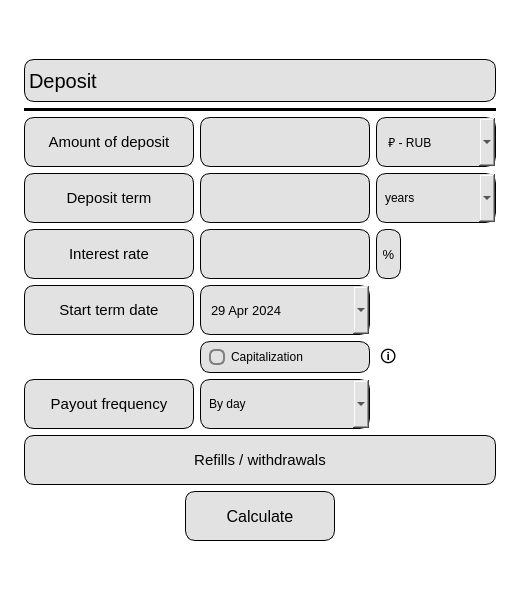
<?xml version="1.0" encoding="UTF-8"?>
<ui version="4.0">
 <class>s21_deposit</class>
 <widget class="QMainWindow" name="s21_deposit">
  <property name="geometry">
   <rect>
    <x>0</x>
    <y>0</y>
    <width>520</width>
    <height>600</height>
   </rect>
  </property>
  <property name="minimumSize">
   <size>
    <width>520</width>
    <height>600</height>
   </size>
  </property>
  <property name="maximumSize">
   <size>
    <width>520</width>
    <height>600</height>
   </size>
  </property>
  <property name="windowTitle">
   <string>Calculator (by kossadda)</string>
  </property>
  <property name="windowIcon">
   <iconset>
    <normaloff>../pics/deposit.png</normaloff>../pics/deposit.png</iconset>
  </property>
  <property name="styleSheet">
   <string notr="true"/>
  </property>
  <widget class="QWidget" name="centralwidget">
   <property name="minimumSize">
    <size>
     <width>520</width>
     <height>600</height>
    </size>
   </property>
   <property name="maximumSize">
    <size>
     <width>520</width>
     <height>600</height>
    </size>
   </property>
   <property name="styleSheet">
    <string notr="true">background-color: rgb(255, 255, 255);</string>
   </property>
   <layout class="QGridLayout" name="gridLayout">
    <item row="0" column="0">
     <layout class="QGridLayout" name="layout_1">
      <property name="leftMargin">
       <number>15</number>
      </property>
      <property name="topMargin">
       <number>15</number>
      </property>
      <property name="rightMargin">
       <number>15</number>
      </property>
      <property name="bottomMargin">
       <number>15</number>
      </property>
      <item row="13" column="0" colspan="3">
       <layout class="QHBoxLayout" name="layout_2">
        <item>
         <spacer name="spacer_2">
          <property name="orientation">
           <enum>Qt::Horizontal</enum>
          </property>
          <property name="sizeType">
           <enum>QSizePolicy::Preferred</enum>
          </property>
          <property name="sizeHint" stdset="0">
           <size>
            <width>40</width>
            <height>20</height>
           </size>
          </property>
         </spacer>
        </item>
        <item>
         <widget class="QPushButton" name="calculate">
          <property name="sizePolicy">
           <sizepolicy hsizetype="Fixed" vsizetype="Fixed">
            <horstretch>0</horstretch>
            <verstretch>0</verstretch>
           </sizepolicy>
          </property>
          <property name="minimumSize">
           <size>
            <width>150</width>
            <height>50</height>
           </size>
          </property>
          <property name="maximumSize">
           <size>
            <width>150</width>
            <height>50</height>
           </size>
          </property>
          <property name="font">
           <font>
            <pointsize>12</pointsize>
           </font>
          </property>
          <property name="styleSheet">
           <string notr="true">QPushButton {
border-radius: 10px;
background-color: rgb(226, 226, 226);
color:black;
border: 1px solid black;
}

QPushButton:pressed {
background-color: rgb(175, 97, 33);
}</string>
          </property>
          <property name="text">
           <string>Calculate</string>
          </property>
         </widget>
        </item>
        <item>
         <spacer name="spacer_1">
          <property name="orientation">
           <enum>Qt::Horizontal</enum>
          </property>
          <property name="sizeType">
           <enum>QSizePolicy::Preferred</enum>
          </property>
          <property name="sizeHint" stdset="0">
           <size>
            <width>40</width>
            <height>20</height>
           </size>
          </property>
         </spacer>
        </item>
       </layout>
      </item>
      <item row="4" column="2">
       <widget class="QComboBox" name="sum_box">
        <property name="sizePolicy">
         <sizepolicy hsizetype="Expanding" vsizetype="Expanding">
          <horstretch>0</horstretch>
          <verstretch>0</verstretch>
         </sizepolicy>
        </property>
        <property name="minimumSize">
         <size>
          <width>50</width>
          <height>35</height>
         </size>
        </property>
        <property name="maximumSize">
         <size>
          <width>16777215</width>
          <height>50</height>
         </size>
        </property>
        <property name="styleSheet">
         <string notr="true">QComboBox {
    border-radius: 10px;
    padding: 0 8px;
    background-color: rgb(226, 226, 226);
    color: black;
    border: 1px solid black;
}

QComboBox::drop-down {
    image: url(/home/kossadda/develop/C7_s21_smartcalc/src/s21_pics/down_arrow.png);
	width: 20px;
	height: 35px;
	margin-right: 5px;
}</string>
        </property>
        <item>
         <property name="text">
          <string> ₽ - RUB</string>
         </property>
        </item>
        <item>
         <property name="text">
          <string> $ - USD</string>
         </property>
        </item>
        <item>
         <property name="text">
          <string> € - EUR</string>
         </property>
        </item>
        <item>
         <property name="text">
          <string> ¥ - CNY</string>
         </property>
        </item>
        <item>
         <property name="text">
          <string> ₹ - INR</string>
         </property>
        </item>
        <item>
         <property name="text">
          <string> ₸ - KZT</string>
         </property>
        </item>
        <item>
         <property name="text">
          <string> ¥ - JPY</string>
         </property>
        </item>
        <item>
         <property name="text">
          <string> ₣ - CHF</string>
         </property>
        </item>
        <item>
         <property name="text">
          <string> ฿ - THB</string>
         </property>
        </item>
        <item>
         <property name="text">
          <string> ₾ - GEL</string>
         </property>
        </item>
       </widget>
      </item>
      <item row="5" column="2">
       <widget class="QComboBox" name="time_box">
        <property name="sizePolicy">
         <sizepolicy hsizetype="Expanding" vsizetype="Expanding">
          <horstretch>0</horstretch>
          <verstretch>0</verstretch>
         </sizepolicy>
        </property>
        <property name="minimumSize">
         <size>
          <width>50</width>
          <height>35</height>
         </size>
        </property>
        <property name="maximumSize">
         <size>
          <width>16777215</width>
          <height>50</height>
         </size>
        </property>
        <property name="styleSheet">
         <string notr="true">QComboBox {
    border-radius: 10px;
    padding: 0 8px;
    background-color: rgb(226, 226, 226);
    color: black;
    border: 1px solid black;
}

QComboBox::drop-down {
    image: url(/home/kossadda/develop/C7_s21_smartcalc/src/s21_pics/down_arrow.png);
	width: 20px;
	height: 35px;
	margin-right: 5px;
}</string>
        </property>
        <item>
         <property name="text">
          <string>years</string>
         </property>
        </item>
        <item>
         <property name="text">
          <string>months</string>
         </property>
        </item>
        <item>
         <property name="text">
          <string>days</string>
         </property>
        </item>
       </widget>
      </item>
      <item row="5" column="0">
       <widget class="QLabel" name="credit_label">
        <property name="sizePolicy">
         <sizepolicy hsizetype="Fixed" vsizetype="Expanding">
          <horstretch>0</horstretch>
          <verstretch>0</verstretch>
         </sizepolicy>
        </property>
        <property name="minimumSize">
         <size>
          <width>170</width>
          <height>35</height>
         </size>
        </property>
        <property name="maximumSize">
         <size>
          <width>16777215</width>
          <height>50</height>
         </size>
        </property>
        <property name="font">
         <font>
          <pointsize>11</pointsize>
         </font>
        </property>
        <property name="styleSheet">
         <string notr="true">border-radius: 10px;
background-color: rgb(226, 226, 226);
color:black;
border: 1px solid black;</string>
        </property>
        <property name="text">
         <string>Deposit term</string>
        </property>
        <property name="alignment">
         <set>Qt::AlignCenter</set>
        </property>
       </widget>
      </item>
      <item row="4" column="1">
       <widget class="QLineEdit" name="amount_edit">
        <property name="sizePolicy">
         <sizepolicy hsizetype="Fixed" vsizetype="Expanding">
          <horstretch>0</horstretch>
          <verstretch>0</verstretch>
         </sizepolicy>
        </property>
        <property name="minimumSize">
         <size>
          <width>170</width>
          <height>35</height>
         </size>
        </property>
        <property name="maximumSize">
         <size>
          <width>16777215</width>
          <height>50</height>
         </size>
        </property>
        <property name="font">
         <font>
          <pointsize>10</pointsize>
         </font>
        </property>
        <property name="styleSheet">
         <string notr="true">QLineEdit {
    border-radius: 10px;
    padding: 0 8px;
	background-color: rgb(226, 226, 226);
	color:black;
	border: 1px solid black;
}</string>
        </property>
        <property name="text">
         <string/>
        </property>
        <property name="placeholderText">
         <string/>
        </property>
       </widget>
      </item>
      <item row="6" column="1">
       <widget class="QLineEdit" name="percent_edit">
        <property name="sizePolicy">
         <sizepolicy hsizetype="Fixed" vsizetype="Expanding">
          <horstretch>0</horstretch>
          <verstretch>0</verstretch>
         </sizepolicy>
        </property>
        <property name="minimumSize">
         <size>
          <width>170</width>
          <height>35</height>
         </size>
        </property>
        <property name="maximumSize">
         <size>
          <width>16777215</width>
          <height>50</height>
         </size>
        </property>
        <property name="font">
         <font>
          <pointsize>10</pointsize>
         </font>
        </property>
        <property name="styleSheet">
         <string notr="true">QLineEdit {
    border-radius: 10px;
    padding: 0 8px;
	background-color: rgb(226, 226, 226);
	color:black;
	border: 1px solid black;
}</string>
        </property>
        <property name="text">
         <string/>
        </property>
        <property name="placeholderText">
         <string/>
        </property>
       </widget>
      </item>
      <item row="9" column="1">
       <widget class="QComboBox" name="payment_period">
        <property name="sizePolicy">
         <sizepolicy hsizetype="Expanding" vsizetype="Expanding">
          <horstretch>0</horstretch>
          <verstretch>0</verstretch>
         </sizepolicy>
        </property>
        <property name="minimumSize">
         <size>
          <width>170</width>
          <height>35</height>
         </size>
        </property>
        <property name="maximumSize">
         <size>
          <width>16777215</width>
          <height>50</height>
         </size>
        </property>
        <property name="styleSheet">
         <string notr="true">QComboBox {
    border-radius: 10px;
    padding: 0 8px;
    background-color: rgb(226, 226, 226);
    color: black;
    border: 1px solid black;
}

QComboBox::drop-down {
    image: url(/home/kossadda/develop/C7_s21_smartcalc/src/s21_pics/down_arrow.png);
	width: 20px;
	height: 35px;
	margin-right: 5px;
}</string>
        </property>
        <item>
         <property name="text">
          <string>By day</string>
         </property>
        </item>
        <item>
         <property name="text">
          <string>By week</string>
         </property>
        </item>
        <item>
         <property name="text">
          <string>By month</string>
         </property>
        </item>
        <item>
         <property name="text">
          <string>By quarter</string>
         </property>
        </item>
        <item>
         <property name="text">
          <string>By halfyear</string>
         </property>
        </item>
        <item>
         <property name="text">
          <string>By year</string>
         </property>
        </item>
        <item>
         <property name="text">
          <string>By end term</string>
         </property>
        </item>
       </widget>
      </item>
      <item row="9" column="0">
       <widget class="QLabel" name="freq_label">
        <property name="sizePolicy">
         <sizepolicy hsizetype="Fixed" vsizetype="Expanding">
          <horstretch>0</horstretch>
          <verstretch>0</verstretch>
         </sizepolicy>
        </property>
        <property name="minimumSize">
         <size>
          <width>170</width>
          <height>35</height>
         </size>
        </property>
        <property name="maximumSize">
         <size>
          <width>16777215</width>
          <height>50</height>
         </size>
        </property>
        <property name="font">
         <font>
          <pointsize>11</pointsize>
         </font>
        </property>
        <property name="styleSheet">
         <string notr="true">border-radius: 10px;
background-color: rgb(226, 226, 226);
color:black;
border: 1px solid black;</string>
        </property>
        <property name="text">
         <string>Payout frequency</string>
        </property>
        <property name="alignment">
         <set>Qt::AlignCenter</set>
        </property>
       </widget>
      </item>
      <item row="7" column="1">
       <widget class="QDateEdit" name="date_edit">
        <property name="sizePolicy">
         <sizepolicy hsizetype="Fixed" vsizetype="Expanding">
          <horstretch>0</horstretch>
          <verstretch>0</verstretch>
         </sizepolicy>
        </property>
        <property name="minimumSize">
         <size>
          <width>170</width>
          <height>35</height>
         </size>
        </property>
        <property name="maximumSize">
         <size>
          <width>16777215</width>
          <height>50</height>
         </size>
        </property>
        <property name="font">
         <font>
          <pointsize>10</pointsize>
         </font>
        </property>
        <property name="styleSheet">
         <string notr="true">QDateEdit {
    border-radius: 10px;
    padding: 0 8px;
	background-color: rgb(226, 226, 226);
	color:black;
	border: 1px solid black;
}

QDateEdit::drop-down {
    image: url(/home/kossadda/develop/C7_s21_smartcalc/src/s21_pics/down_arrow.png);
	width: 20px;
	height: 35px;
	margin-right: 5px;
}

QDateEdit QCalendarWidget {
    color: black;
}

QDateEdit QCalendarWidget QAbstractItemView {
    background-color: white;
    color: black;
}

QDateEdit QCalendarWidget QToolButton {
    color: black;
}

QDateEdit QCalendarWidget QToolButton QMenu {
    color: black;
}</string>
        </property>
        <property name="maximumDateTime">
         <datetime>
          <hour>10</hour>
          <minute>59</minute>
          <second>59</second>
          <year>9999</year>
          <month>12</month>
          <day>6</day>
         </datetime>
        </property>
        <property name="calendarPopup">
         <bool>true</bool>
        </property>
        <property name="date">
         <date>
          <year>2024</year>
          <month>4</month>
          <day>29</day>
         </date>
        </property>
       </widget>
      </item>
      <item row="5" column="1">
       <widget class="QLineEdit" name="time_edit">
        <property name="sizePolicy">
         <sizepolicy hsizetype="Fixed" vsizetype="Expanding">
          <horstretch>0</horstretch>
          <verstretch>0</verstretch>
         </sizepolicy>
        </property>
        <property name="minimumSize">
         <size>
          <width>170</width>
          <height>35</height>
         </size>
        </property>
        <property name="maximumSize">
         <size>
          <width>16777215</width>
          <height>50</height>
         </size>
        </property>
        <property name="font">
         <font>
          <pointsize>10</pointsize>
         </font>
        </property>
        <property name="styleSheet">
         <string notr="true">QLineEdit {
    border-radius: 10px;
    padding: 0 8px;
	background-color: rgb(226, 226, 226);
	color:black;
	border: 1px solid black;
}</string>
        </property>
        <property name="text">
         <string/>
        </property>
        <property name="placeholderText">
         <string/>
        </property>
       </widget>
      </item>
      <item row="8" column="1">
       <widget class="QCheckBox" name="capital">
        <property name="sizePolicy">
         <sizepolicy hsizetype="Fixed" vsizetype="Fixed">
          <horstretch>0</horstretch>
          <verstretch>0</verstretch>
         </sizepolicy>
        </property>
        <property name="minimumSize">
         <size>
          <width>170</width>
          <height>25</height>
         </size>
        </property>
        <property name="maximumSize">
         <size>
          <width>150</width>
          <height>40</height>
         </size>
        </property>
        <property name="styleSheet">
         <string notr="true">QCheckBox::indicator {
    border: 2px solid #808080;
    width: 12px;
    height: 12px;
    border-radius: 6px;
	color: rgb(0, 0, 0);
}

QCheckBox::indicator:checked {
    background-color: rgb(175, 97, 33);
    border: 3px solid #808080;
}

QCheckBox{
    border-radius: 10px;
    padding: 0 8px;
	background-color: rgb(226, 226, 226);
	color:black;
	border: 1px solid black;
}
</string>
        </property>
        <property name="text">
         <string>Capitalization</string>
        </property>
        <property name="tristate">
         <bool>false</bool>
        </property>
       </widget>
      </item>
      <item row="2" column="0" colspan="3">
       <widget class="QComboBox" name="depositBox">
        <property name="sizePolicy">
         <sizepolicy hsizetype="Expanding" vsizetype="Expanding">
          <horstretch>0</horstretch>
          <verstretch>0</verstretch>
         </sizepolicy>
        </property>
        <property name="minimumSize">
         <size>
          <width>0</width>
          <height>43</height>
         </size>
        </property>
        <property name="maximumSize">
         <size>
          <width>16777215</width>
          <height>43</height>
         </size>
        </property>
        <property name="font">
         <font>
          <pointsize>15</pointsize>
          <bold>false</bold>
          <underline>false</underline>
         </font>
        </property>
        <property name="styleSheet">
         <string notr="true">QComboBox {
	border-radius: 10px;
	background-color: rgb(226, 226, 226);
	border: 15px; 
	text-align: center;
	color: rgb(0, 0, 0);
	border: 1px solid black;
}

QComboBox::drop-down {
	border: none;
}</string>
        </property>
        <property name="editable">
         <bool>false</bool>
        </property>
        <property name="placeholderText">
         <string/>
        </property>
        <property name="frame">
         <bool>true</bool>
        </property>
        <item>
         <property name="text">
          <string>Deposit</string>
         </property>
        </item>
        <item>
         <property name="text">
          <string>Engineer</string>
         </property>
        </item>
        <item>
         <property name="text">
          <string>Credit</string>
         </property>
        </item>
       </widget>
      </item>
      <item row="12" column="0" colspan="3">
       <layout class="QVBoxLayout" name="layout_3"/>
      </item>
      <item row="6" column="0">
       <widget class="QLabel" name="interest_label">
        <property name="sizePolicy">
         <sizepolicy hsizetype="Fixed" vsizetype="Expanding">
          <horstretch>0</horstretch>
          <verstretch>0</verstretch>
         </sizepolicy>
        </property>
        <property name="minimumSize">
         <size>
          <width>170</width>
          <height>35</height>
         </size>
        </property>
        <property name="maximumSize">
         <size>
          <width>16777215</width>
          <height>50</height>
         </size>
        </property>
        <property name="font">
         <font>
          <pointsize>11</pointsize>
         </font>
        </property>
        <property name="styleSheet">
         <string notr="true">border-radius: 10px;
background-color: rgb(226, 226, 226);
color:black;
border: 1px solid black;</string>
        </property>
        <property name="text">
         <string>Interest rate</string>
        </property>
        <property name="alignment">
         <set>Qt::AlignCenter</set>
        </property>
       </widget>
      </item>
      <item row="4" column="0">
       <widget class="QLabel" name="amount_label">
        <property name="sizePolicy">
         <sizepolicy hsizetype="Fixed" vsizetype="Expanding">
          <horstretch>0</horstretch>
          <verstretch>0</verstretch>
         </sizepolicy>
        </property>
        <property name="minimumSize">
         <size>
          <width>170</width>
          <height>35</height>
         </size>
        </property>
        <property name="maximumSize">
         <size>
          <width>16777215</width>
          <height>50</height>
         </size>
        </property>
        <property name="font">
         <font>
          <pointsize>11</pointsize>
         </font>
        </property>
        <property name="styleSheet">
         <string notr="true">border-radius: 10px;
background-color: rgb(226, 226, 226);
color:black;
border: 1px solid black;</string>
        </property>
        <property name="text">
         <string>Amount of deposit</string>
        </property>
        <property name="alignment">
         <set>Qt::AlignCenter</set>
        </property>
       </widget>
      </item>
      <item row="7" column="0">
       <widget class="QLabel" name="loan_label">
        <property name="sizePolicy">
         <sizepolicy hsizetype="Fixed" vsizetype="Expanding">
          <horstretch>0</horstretch>
          <verstretch>0</verstretch>
         </sizepolicy>
        </property>
        <property name="minimumSize">
         <size>
          <width>170</width>
          <height>35</height>
         </size>
        </property>
        <property name="maximumSize">
         <size>
          <width>16777215</width>
          <height>50</height>
         </size>
        </property>
        <property name="font">
         <font>
          <pointsize>11</pointsize>
         </font>
        </property>
        <property name="styleSheet">
         <string notr="true">border-radius: 10px;
background-color: rgb(226, 226, 226);
color:black;
border: 1px solid black;</string>
        </property>
        <property name="text">
         <string>Start term date</string>
        </property>
        <property name="alignment">
         <set>Qt::AlignCenter</set>
        </property>
       </widget>
      </item>
      <item row="8" column="2">
       <widget class="QLabel" name="info_label">
        <property name="sizePolicy">
         <sizepolicy hsizetype="Fixed" vsizetype="Fixed">
          <horstretch>0</horstretch>
          <verstretch>0</verstretch>
         </sizepolicy>
        </property>
        <property name="font">
         <font>
          <pointsize>12</pointsize>
         </font>
        </property>
        <property name="toolTip">
         <string>&lt;html&gt;&lt;head/&gt;&lt;body&gt;&lt;p&gt;Capitalization is a property of a deposit in which the accrued interest is not given to the holder, but is added to the deposit. Thus, the deposit amount grows with each interest payment.&lt;/p&gt;&lt;/body&gt;&lt;/html&gt;</string>
        </property>
        <property name="styleSheet">
         <string notr="true">QToolTip {
    padding: 0 8px;
	background-color: rgb(226, 226, 226);
	color:black;
	border: 1px solid black;
}

QLabel {
	margin-top: 3px;
	color:black;
}
</string>
        </property>
        <property name="text">
         <string>🛈</string>
        </property>
       </widget>
      </item>
      <item row="6" column="2">
       <widget class="QLabel" name="percent_label">
        <property name="sizePolicy">
         <sizepolicy hsizetype="Fixed" vsizetype="Expanding">
          <horstretch>0</horstretch>
          <verstretch>0</verstretch>
         </sizepolicy>
        </property>
        <property name="minimumSize">
         <size>
          <width>0</width>
          <height>35</height>
         </size>
        </property>
        <property name="maximumSize">
         <size>
          <width>25</width>
          <height>50</height>
         </size>
        </property>
        <property name="font">
         <font>
          <pointsize>10</pointsize>
         </font>
        </property>
        <property name="styleSheet">
         <string notr="true">border-radius: 10px;
background-color: rgb(226, 226, 226);
color:black;
border: 1px solid black;</string>
        </property>
        <property name="text">
         <string>%</string>
        </property>
        <property name="alignment">
         <set>Qt::AlignCenter</set>
        </property>
       </widget>
      </item>
      <item row="3" column="0" colspan="3">
       <widget class="Line" name="line_3">
        <property name="minimumSize">
         <size>
          <width>0</width>
          <height>1</height>
         </size>
        </property>
        <property name="styleSheet">
         <string notr="true">background-color: rgb(0, 0, 0);</string>
        </property>
        <property name="orientation">
         <enum>Qt::Horizontal</enum>
        </property>
       </widget>
      </item>
      <item row="10" column="0" colspan="3">
       <widget class="QLabel" name="payment">
        <property name="sizePolicy">
         <sizepolicy hsizetype="Preferred" vsizetype="Preferred">
          <horstretch>0</horstretch>
          <verstretch>0</verstretch>
         </sizepolicy>
        </property>
        <property name="minimumSize">
         <size>
          <width>0</width>
          <height>35</height>
         </size>
        </property>
        <property name="maximumSize">
         <size>
          <width>1558154</width>
          <height>50</height>
         </size>
        </property>
        <property name="font">
         <font>
          <pointsize>11</pointsize>
         </font>
        </property>
        <property name="styleSheet">
         <string notr="true">border-radius: 10px;
background-color: rgb(226, 226, 226);
color:black;
	border: 1px solid black;</string>
        </property>
        <property name="text">
         <string>Refills / withdrawals</string>
        </property>
        <property name="alignment">
         <set>Qt::AlignCenter</set>
        </property>
       </widget>
      </item>
     </layout>
    </item>
   </layout>
  </widget>
 </widget>
 <resources/>
 <connections/>
</ui>
